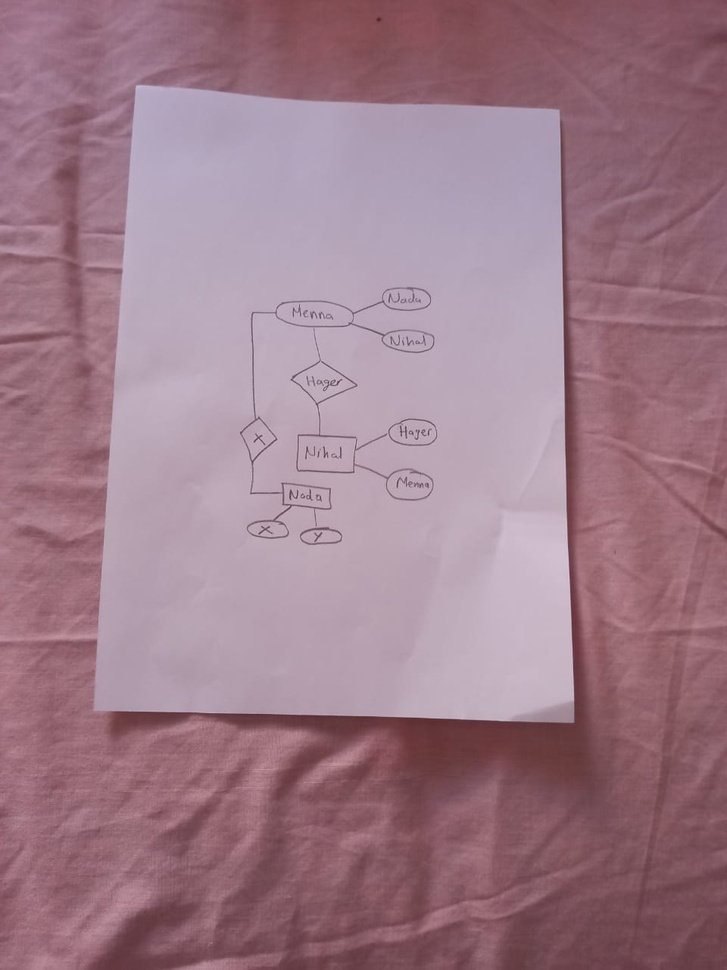
#> input picture prespective/input/10.jpeg, 727 x 970 px, shrunk from 960 x 1280 before the run
$ jupyter execute preprocessing.ipynb   (older library calls are emulated)
#> lines starting #> are read from the running program, lines starting #| are printed output that depends on the picture; after the words box and inside, x2 and y2 are one past the last pixel; in counts of white or black regions, pixels touching at a corner belong together
[cell 1]
from skimage.filters import threshold_local,threshold_otsu,try_all_threshold,threshold_mean,threshold_yen
import numpy as np
import cv2
import imutils
from skimage.util.shape import view_as_windows
from skimage.morphology import skeletonize

[cell 2]
def order_points(pts):
    rect = np.zeros((4, 2), dtype = "float32")
    n=60
    s = pts.sum(axis = 1)
    rect[0] = pts[np.argmin(s)]+n
    rect[2] = pts[np.argmax(s)]-n

    diff = np.diff(pts, axis = 1)
    rect[1] = pts[np.argmin(diff)]-n
    #x,y
    rect[1][0]-=n
    rect[1][1]+=n
    rect[3] = pts[np.argmax(diff)]
    #x,y
    rect[3][0]+=n
    rect[3][1]-=n
    return rect

def four_point_transform(image, pts):
    rect = order_points(pts)
    (tl, tr, br, bl) = rect


    widthA = np.sqrt(((br[0] - bl[0]) ** 2) + ((br[1] - bl[1]) ** 2))
    widthB = np.sqrt(((tr[0] - tl[0]) ** 2) + ((tr[1] - tl[1]) ** 2))
    maxWidth = max(int(widthA), int(widthB))
    heightA = np.sqrt(((tr[0] - br[0]) ** 2) + ((tr[1] - br[1]) ** 2))
    heightB = np.sqrt(((tl[0] - bl[0]) ** 2) + ((tl[1] - bl[1]) ** 2))
    maxHeight = max(int(heightA), int(heightB))
    dst = np.array([
  [0, 0],
  [maxWidth - 1, 0],
  [maxWidth - 1, maxHeight - 1],
  [0, maxHeight - 1]], dtype = "float32")

    M = cv2.getPerspectiveTransform(rect, dst)
    warped = cv2.warpPerspective(image, M, (maxWidth, maxHeight))

    return warped

[cell 3]
img_dir='input/10.jpeg'
MORPH = 9
CANNY = 84
HOUGH = 25
orig = cv2.imread(img_dir)
#> orig is the input picture: shape (970, 727, 3); mean B, G, R 136.9, 123.3, 157.5

img = cv2.imread(img_dir, cv2.IMREAD_GRAYSCALE)
#> img: shape (970, 727); min 49, max 210, mean 135.1
img_copy = img.copy()
cv2.imwrite("orig.png",img)

cv2.GaussianBlur(img, (3,3), 0, img)
# Remove small details
kernel = cv2.getStructuringElement(cv2.MORPH_RECT,(MORPH,MORPH))
dilated = cv2.dilate(img, kernel)
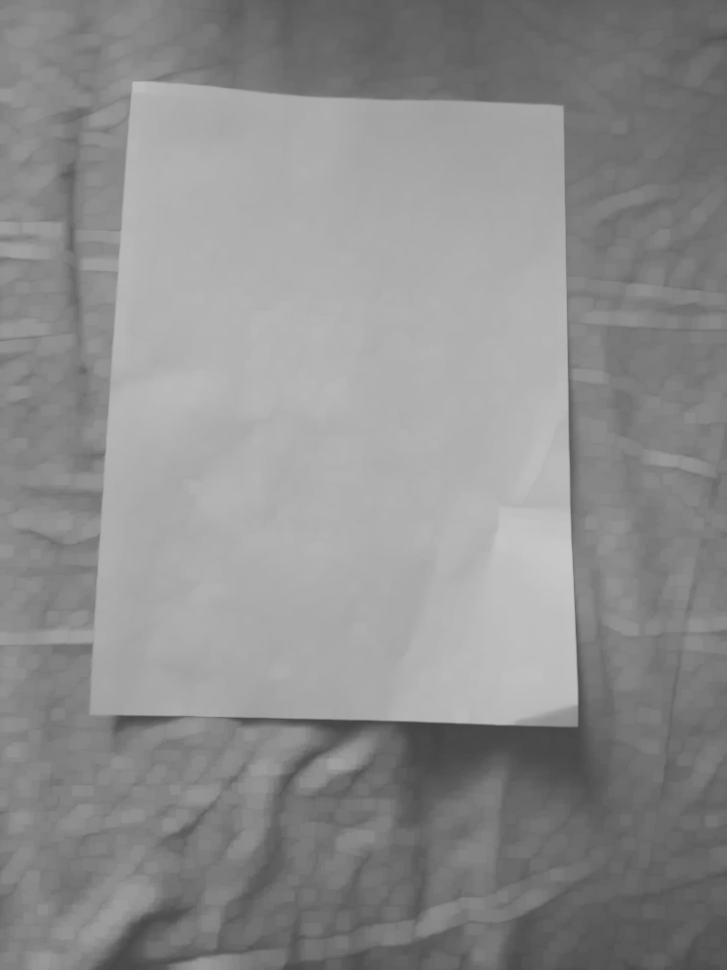
#> dilated: shape (970, 727); min 66, max 199, mean 141.3
cv2.imwrite("dilated.png",dilated)

edges = cv2.Canny(dilated, 0, CANNY, apertureSize=3)
#> edges: shape (970, 727); 1.3% white in thin lines or dots
kernel = cv2.getStructuringElement(cv2.MORPH_RECT,(3,3))
edges = cv2.dilate(edges, kernel)
#> edges: shape (970, 727); 4.1% white; 11 white regions, largest, box (x1, y1, x2, y2) and area: (0, 80, 727, 849) 19864, (320, 857, 590, 961) 3112, (148, 896, 293, 970) 1973
edges = cv2.Canny(edges, 0, CANNY, apertureSize=3)
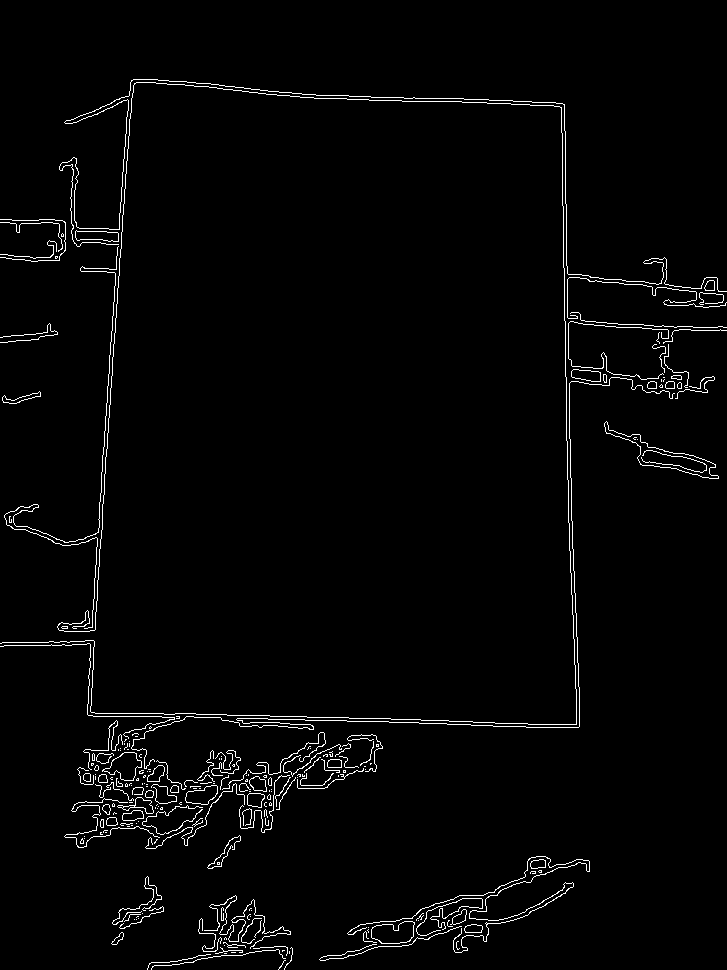
#> edges: shape (970, 727); 2.2% white in thin lines or dots
cv2.imwrite("edges.png",edges)
#> Out = True

[cell 4]
# finding contours
im,contours,heirarchy = cv2.findContours(edges.copy(), cv2.RETR_EXTERNAL, cv2.CHAIN_APPROX_SIMPLE)
#> contours = 223 contours, 188 with area under 20; largest, box (x1, y1, x2, y2) and area: (604, 421, 719, 479) 1506, (371, 921, 415, 944) 718, (102, 752, 142, 781) 614, (185, 785, 218, 805) 407, (75, 230, 119, 242) 358
maxArea=0
for cnt in contours:
    x,y,w,h = cv2.boundingRect(cnt)
    if(w*h >= maxArea):
        peri = cv2.arcLength(cnt, True)
        approx = cv2.approxPolyDP(cnt, 0.05 * peri, True)
        maxArea=w*h
#> this loop made 223 passes
#> (x, y, w, h, peri, approx, maxArea) on passes 1, 2, 7, 19, 48, 200: (278, 960, 8, 10, 24.97, [[285, 960], [278, 969]], 80), (147, 954, 64, 16, 142.5, [[210, 954], [147, 969]], 1024), (151, 949, 135, 21, 299.6, [[285, 958], [151, 969]], 2835), (319, 926, 143, 35, 443.9, [[461, 926], [319, 959]], 5005), (347, 856, 243, 97, 1675.5, [[589, 861], [347, 933]], 23571), (131, 377, 544, 392, 2379.6, [[674, 393], [578, 727], [144, 768], [578, 727]], 213248)
#> (x, y, w, h, peri, maxArea) on pass 222: (0, 82, 577, 643, 4810.2, 371011)
#> after the loop, approx = [[134, 83], [58, 629], [133, 85], [559, 106], [576, 723], [0, 643], [576, 724], [561, 107]]; maxArea = 371011; peri = 4810.2
cv2.drawContours(orig,[approx], -1, (0, 255, 0), 1)
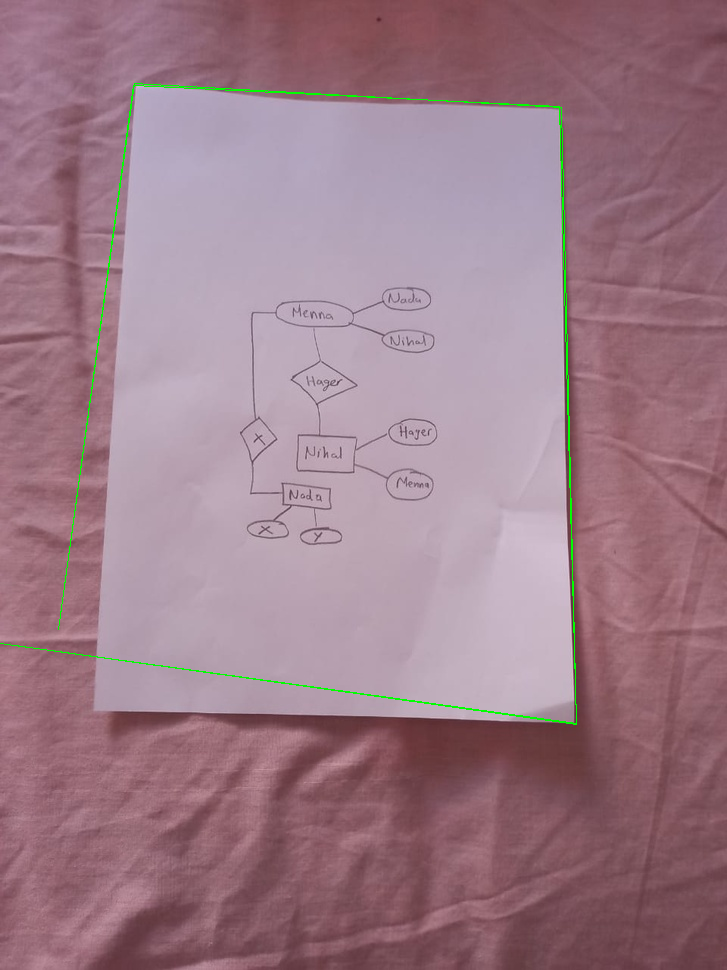
#> orig: shape (970, 727, 3); 0.48% of pixels changed, all inside (x1, y1, x2, y2) = (0, 83, 577, 725)
cv2.imwrite('outline.png',orig)
#> Out = True

[cell 5]
ratio=1
warped = four_point_transform(img_copy, approx.reshape(len(approx), 2) * ratio)
#> in order_points, `s = pts.sum(axis = 1)`: s = [217, 687, 218, 665, 1299, 643, 1300, 668]
#> in order_points, `diff = np.diff(pts, axis = 1)`: diff = [-51, 571, -48, -453, 147, 643, 148, -454]
#> in four_point_transform, `rect = order_points(pts)`: rect = [[194, 143], [441, 107], [516, 664], [60, 583]]
#> in four_point_transform, `(tl, tr, br, bl) = rect`: tl = [194, 143]; tr = [441, 107]; br = [516, 664]; bl = [60, 583]
#> in four_point_transform, `widthA = np.sqrt(((br[0] - bl[0]) ** 2) + ((br[1] - bl[1]) ** 2))`: widthA = 463.1
#> in four_point_transform, `widthB = np.sqrt(((tr[0] - tl[0]) ** 2) + ((tr[1] - tl[1]) ** 2))`: widthB = 249.6
#> in four_point_transform, `maxWidth = max(int(widthA), int(widthB))`: maxWidth = 463
#> in four_point_transform, `heightA = np.sqrt(((tr[0] - br[0]) ** 2) + ((tr[1] - br[1]) ** 2))`: heightA = 562
#> in four_point_transform, `heightB = np.sqrt(((tl[0] - bl[0]) ** 2) + ((tl[1] - bl[1]) ** 2))`: heightB = 460
#> in four_point_transform, `maxHeight = max(int(heightA), int(heightB))`: maxHeight = 562
#> in four_point_transform, `dst = np.array([ [0, 0], [maxWidth - 1, 0], [maxWidth - 1, maxHeight -..`: dst = [[0, 0], [462, 0], [462, 561], [0, 561]]
#> in four_point_transform, `M = cv2.getPerspectiveTransform(rect, dst)`: M = [[4.46, 1.36, -1060.1], [0.668, 4.59, -785.5], [0.00194, 0.00398, 1]]
#> in four_point_transform, `warped = cv2.warpPerspective(image, M, (maxWidth, maxHeight))`:
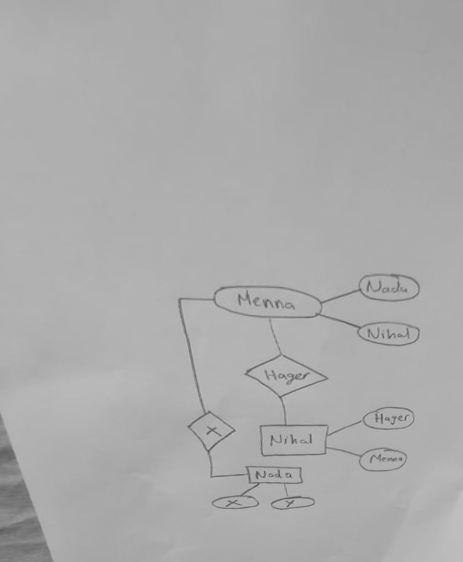
#> warped: shape (562, 463); min 77, max 194, mean 171.4
cv2.imwrite('result.png',warped)
#> Out = True

[cell 6]
img_gray = cv2.imread('input/11.png',0)
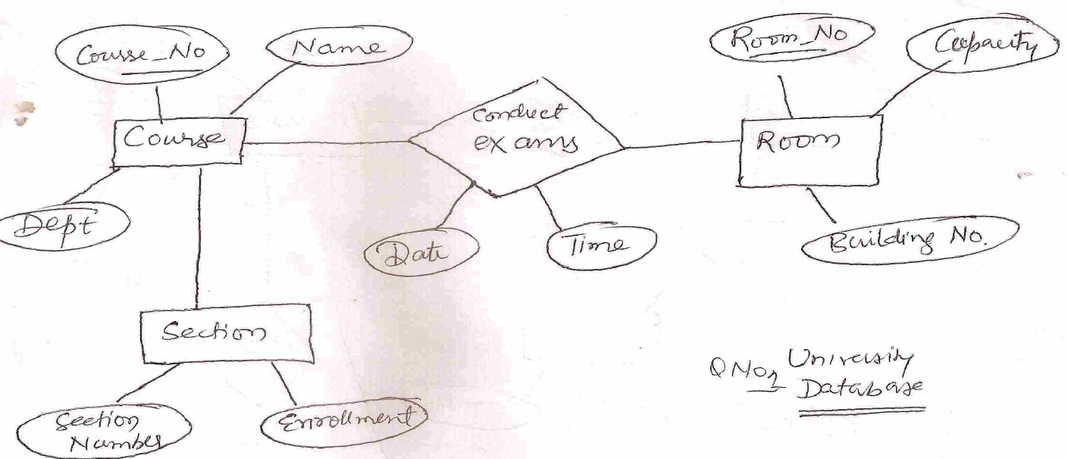
#> input picture prespective/input/11.png, 1068 x 459 px, shrunk from 1409 x 606 before the run
#> img_gray: shape (459, 1068); min 0, max 255, mean 243.9
dilated_img = cv2.dilate(img_gray, np.ones((7,7), np.uint8))
bg_img = cv2.medianBlur(dilated_img, 21)
diff_img = 255 - cv2.absdiff(img_gray, bg_img)
cv2.imwrite("shadowOut.png",diff_img)
norm_img = diff_img.copy() # Needed for 3.x compatibility
cv2.normalize(diff_img, norm_img, alpha=0, beta=255, norm_type=cv2.NORM_MINMAX, dtype=cv2.CV_8UC1)
_, thr_img = cv2.threshold(norm_img, 230, 0, cv2.THRESH_TRUNC)
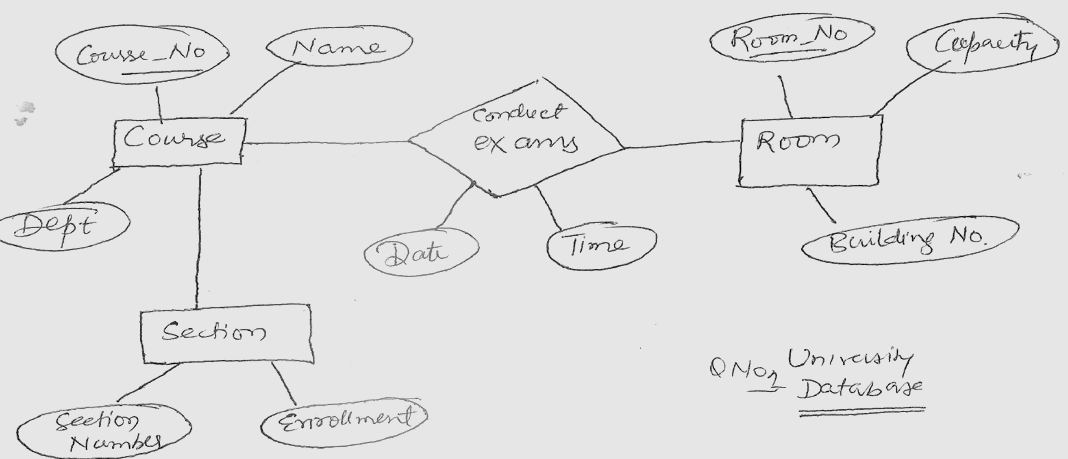
#> thr_img: shape (459, 1068); min 0, max 230, mean 224.6
cv2.normalize(thr_img, thr_img, alpha=0, beta=255, norm_type=cv2.NORM_MINMAX, dtype=cv2.CV_8UC1)
cv2.imwrite("thres.png",thr_img)
thres =threshold_yen(thr_img)
#> thres = 249
final = (thr_img >thres)*255
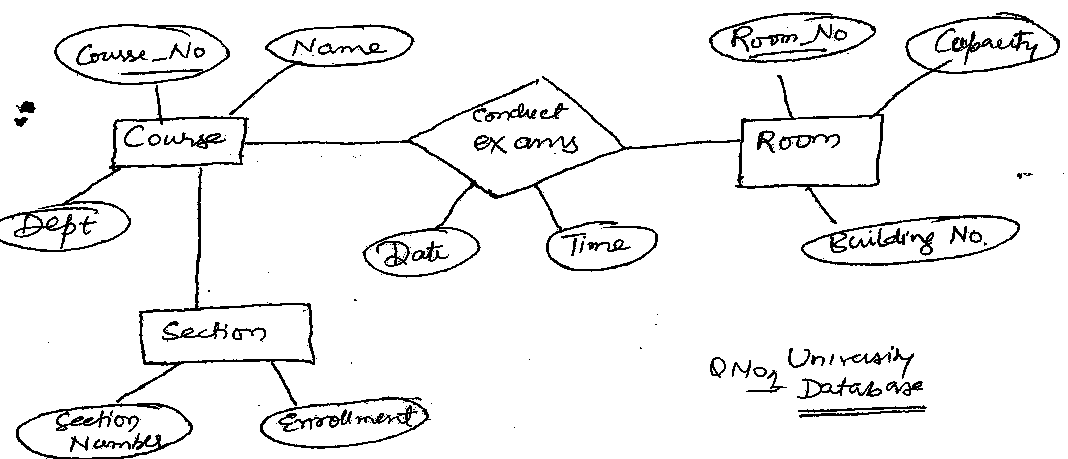
#> final: shape (459, 1068) int64; 94.2% white; black in thin lines or dots
cv2.imwrite("final.png",final)
#> Out = True
#fig, ax = try_all_threshold(thr_img, figsize=(20, 30), verbose=False)

[cell 7]
#try to remove any opening in shapes
kernels = [cv2.getStructuringElement(cv2.MORPH_RECT,(1,4))]
kernels.append(np.array([
       [1,0, 0, 0],
       [0,1, 0, 0],
       [0,0, 1, 0],
       [0,0, 0, 1]], dtype=np.uint8))
kernels.append(np.array([
       [0, 0,0, 1],
       [0, 0, 1,0],
       [0, 1, 0,0],
       [1, 0, 0,0]], dtype=np.uint8))
kernels.append(cv2.getStructuringElement(cv2.MORPH_RECT,(4,1)))
sk=((255-final)/255).astype(np.uint8)
#> sk: shape (459, 1068); values 0 (black) and 1 (white), 5.8% white in thin lines or dots
sk = skeletonize(sk)
#> sk: shape (459, 1068) bool; 2.2% white in thin lines or dots
cv2.imwrite("sk.png",sk*255)
for kernel in kernels:
    opening=(255- sk*255).astype(np.uint8)
    opening = cv2.morphologyEx(opening, cv2.MORPH_OPEN, kernel,iterations=3)
    sk=((255-opening)/255).astype(np.uint8)
    sk = skeletonize(sk)
cv2.imwrite("opened.png",opening)
opening=(1 - opening/255).astype(np.uint8)
#> opening: shape (459, 1068); values 0 (black) and 1 (white), 4.9% white; 34 white regions (18 under 20 px), largest, box (x1, y1, x2, y2) and area: (0, 24, 1068, 459) 18186, (720, 22, 882, 70) 2011, (798, 355, 932, 401) 777
final_bin=(1 - final/255).astype(np.uint8)
cv2.imwrite("test1.png",opening*255)
cv2.imwrite("test2.png",final_bin*255)

connect = opening | final_bin
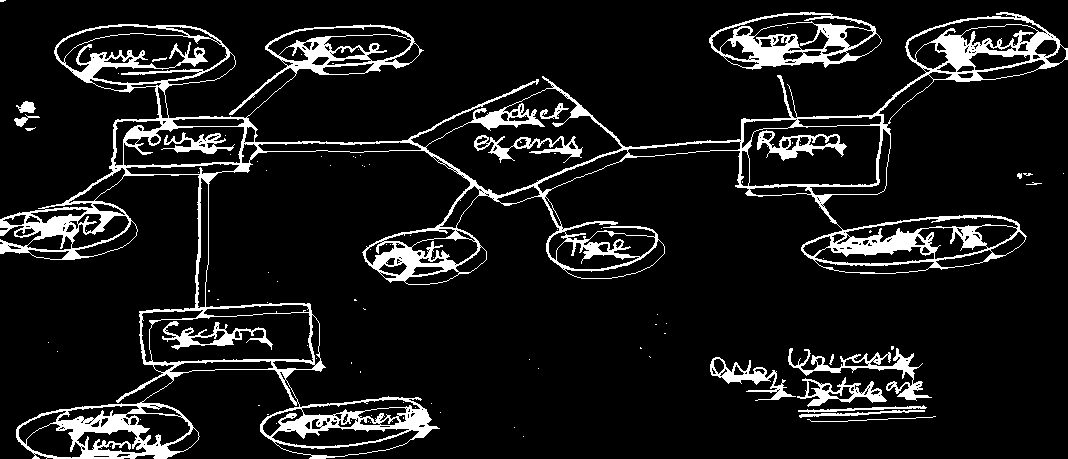
#> connect: shape (459, 1068); values 0 (black) and 1 (white), 10% white; 95 white regions (75 under 20 px), largest, box (x1, y1, x2, y2) and area: (0, 12, 1068, 459) 37489, (709, 12, 882, 70) 3360, (788, 348, 932, 401) 1492
cv2.imwrite("connect.png",255 - connect*255)
#> Out = True
